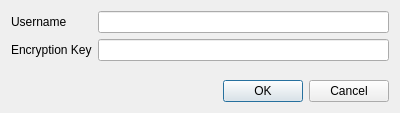
<?xml version="1.0" encoding="UTF-8"?>
<ui version="4.0">
 <class>ProfileDialog</class>
 <widget class="QDialog" name="ProfileDialog">
  <property name="geometry">
   <rect>
    <x>0</x>
    <y>0</y>
    <width>400</width>
    <height>113</height>
   </rect>
  </property>
  <property name="minimumSize">
   <size>
    <width>400</width>
    <height>113</height>
   </size>
  </property>
  <property name="maximumSize">
   <size>
    <width>400</width>
    <height>113</height>
   </size>
  </property>
  <property name="windowTitle">
   <string>Dialog</string>
  </property>
  <layout class="QVBoxLayout" name="verticalLayout">
   <item>
    <layout class="QFormLayout" name="formLayout">
     <item row="0" column="0">
      <widget class="QLabel" name="label">
       <property name="text">
        <string>Username</string>
       </property>
      </widget>
     </item>
     <item row="0" column="1">
      <widget class="QLineEdit" name="usernameEdit"/>
     </item>
     <item row="1" column="0">
      <widget class="QLabel" name="label_2">
       <property name="text">
        <string>Encryption Key</string>
       </property>
      </widget>
     </item>
     <item row="1" column="1">
      <widget class="QLineEdit" name="keyEdit"/>
     </item>
    </layout>
   </item>
   <item>
    <widget class="QDialogButtonBox" name="buttonBox">
     <property name="orientation">
      <enum>Qt::Horizontal</enum>
     </property>
     <property name="standardButtons">
      <set>QDialogButtonBox::Cancel|QDialogButtonBox::Ok</set>
     </property>
    </widget>
   </item>
  </layout>
 </widget>
 <resources/>
 <connections>
  <connection>
   <sender>buttonBox</sender>
   <signal>accepted()</signal>
   <receiver>ProfileDialog</receiver>
   <slot>accept()</slot>
   <hints>
    <hint type="sourcelabel">
     <x>248</x>
     <y>254</y>
    </hint>
    <hint type="destinationlabel">
     <x>157</x>
     <y>274</y>
    </hint>
   </hints>
  </connection>
  <connection>
   <sender>buttonBox</sender>
   <signal>rejected()</signal>
   <receiver>ProfileDialog</receiver>
   <slot>reject()</slot>
   <hints>
    <hint type="sourcelabel">
     <x>316</x>
     <y>260</y>
    </hint>
    <hint type="destinationlabel">
     <x>286</x>
     <y>274</y>
    </hint>
   </hints>
  </connection>
 </connections>
</ui>
